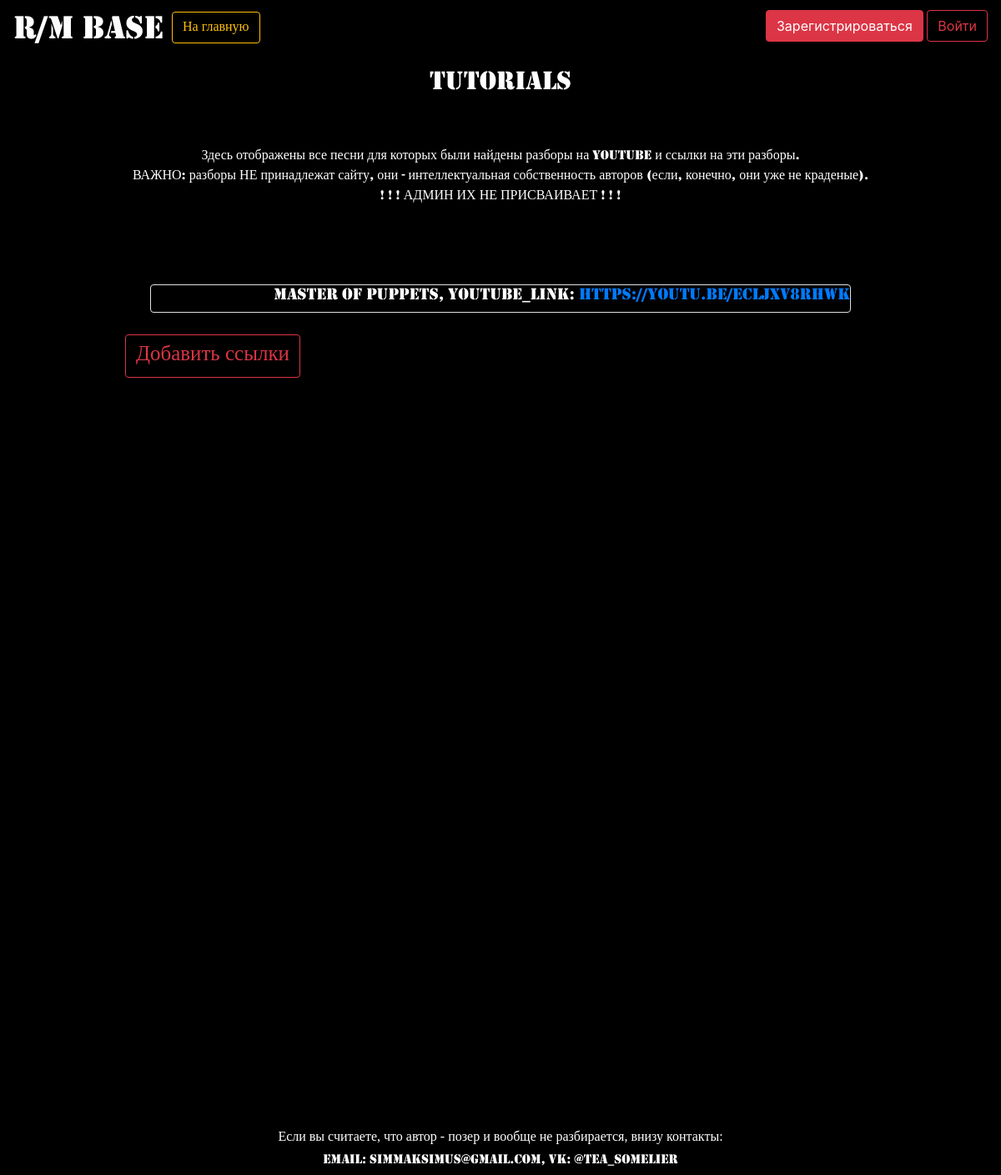
The app's page /tutorials, older data.
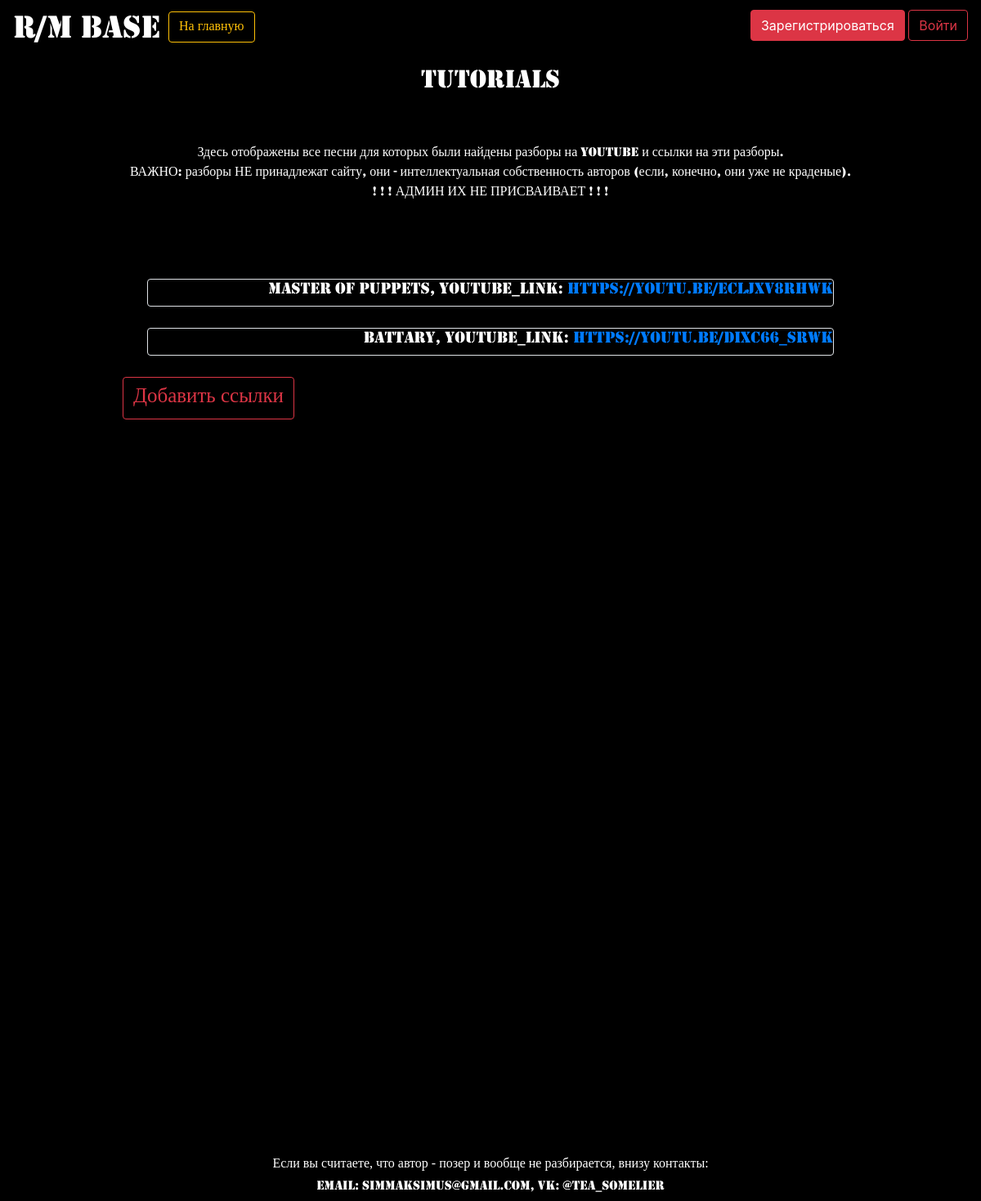
The same page, newer data.
### data/songs.py (models this page shows)
class Song(SqlAlchemyBase, SerializerMixin):
    __tablename__ = 'songs'
    id = sqlalchemy.Column(sqlalchemy.Integer,
                           primary_key=True, autoincrement=True)
    name = sqlalchemy.Column(sqlalchemy.String, nullable=True)
    album_id = sqlalchemy.Column(sqlalchemy.Integer,
                                 sqlalchemy.ForeignKey("albums.id"))
    tutor = sqlalchemy.Column(sqlalchemy.String, default="None")
    album = orm.relationship('Album')

### main.py (the view)
@app.route("/tutorials")
@app.route("/tutorials/<add_tutors>", methods=['GET', 'POST'])
def tutor_list(add_tutors=False):
    db_sess = db_session.create_session()
    if add_tutors and current_user.is_authenticated:
        if current_user.is_admin:
            form = TutorsForm()
            if form.is_submitted():
                res = db_sess.query(Song).all()
                for i in range(len(res)):
                    res[i].tutor = form.songs.entries[i].form.url.data
                    db_sess.commit()
                return redirect('/tutorials')
            else:
                sungs = [s for s in db_sess.query(Song).all()]
                for i in range(len(sungs)):
                    form.songs.append_entry()
                    form.songs.entries[i].form.name = sungs[i].name
                    form.songs.entries[i].form.url.data = sungs[i].tutor
            return render_template("tutorials.html", form=form)
    else:
        authors = [song for song in db_sess.query(Song).filter(Song.tutor != 'None')]
        return render_template("tutorials.html", songs=authors)

### data/db_session.py (called while the page is built)
def create_session() -> Session:
    global __factory
    return __factory()

### templates/tutorials.html (shortened to what this page needs)
{% extends "base.html" %}
{% block content %}
<link rel="stylesheet" type="text/css" href="/static/css/style.css" />
<h2 style="text-align: center;"><span style="font-family: METAL;">Tutorials</span></h2><br>
<br>
{% if form and current_user.is_admin %}
<form enctype="multipart/form-data" action="" method="post" style="text-align: right; padding-left: 100px; padding-right: 100px; font-family: METAL;">
    <p>{{ form.submit(type="submit", class="btn btn-outline-danger") }}</p>
        <div>{{ message }}</div>
    {{ form.hidden_tag() }}
    {% for song in form.songs %}
    <h4>{{ song.form.name.label }} {{ song.form.name }} --- {{ song.form.url.label }} {{ song.form.url }}</h4><br>
    {% endfor %}
    <p>{{ form.submit(type="submit", class="btn btn-outline-danger") }}</p>
        <div>{{ message }}</div>
</form>
{% else %}
<body><span style="font-family: METAL; both">
    <p style="text-align: center;">Здесь отображены все песни для которых были найдены разборы на YouTube и ссылки на эти разборы.<br>
        ВАЖНО: разборы НЕ принадлежат сайту, они - интеллектуальная собственность авторов (если, конечно, они уже не краденые).<br>
        ! ! ! АДМИН ИХ НЕ ПРИСВАИВАЕТ ! ! !</p>
    <br><br><br>
    {% for item in songs %}
    <div class="col-md6 border rounded both">
        <h5>{{item.name}}, youtube_link: <a href="{{item.tutor}}">{{item.tutor}}</a> </h5>
    </div>
    <br>
    {% endfor %}
    <a class="btn btn-outline-danger rightbutton" href="/tutorials/add_tutors">Добавить ссылки</a>
</span>
</body>
{% endif %}
{% endblock %}

### templates/base.html (shortened to what this page needs)
<!DOCTYPE html>
<html lang="en">
<head>
    <link rel="stylesheet" type="text/css" href="/static/css/style.css" />
    <link rel="stylesheet"
          href="https://stackpath.bootstrapcdn.com/bootstrap/4.4.1/css/bootstrap.min.css"
>
</head>
<body style="color: white; background-color: black;" alink="#cc0000" link="#990000" vlink="#ff6600">
<div style="text-align: right;">
    <header>
    <nav class="navbar navbar-black bg-black">
        <h1 style="text-align: center;"><span style="font-family: METAL;">R/M Base    <a class="btn btn-outline-warning" href="/">На главную</a></span></h1>
        {% if current_user.is_authenticated %}
        <a class="navbar-text" style="color: red; font-size: 15px;">{{ current_user.error[-1] }}</a>
        <a class="navbar-brand" href="/logout" style="color:#ff0000">{{ current_user.name }}</a>
        {% else %}
        <p style="text-align: right;">
        <a class="btn btn-danger" href="/register">Зарегистрироваться</a>
        <a class="btn btn-outline-danger" href="/login">Войти</a>
        </p>
        {% endif %}
    </nav>
    </header>
</div>
<div style="text-align: right;">
    {% block content %}{% endblock %}
</div>
</body>
<h6 style="text-align: center;" class="bottomtext"><span style="font-family: Times New Roman;">Если вы считаете, что автор - позер и вообще не разбирается, внизу контакты:</span></h6>
<h6 style="text-align: center;"><span style="font-family: METAL;">email: simmaksimus@gmail.com, VK: @tea_somelier</span></h6>
</html>

### templates/base.html (style rules this page uses)
.bottomtext { margin-top:75%; }

### templates/tutorials.html (style rules this page uses)
.both { margin-left:15%; margin-right:15%; }
.rightbutton { margin-right:70%; font-size:25px; }

Row changes from the older to the newer data that the page shows:
now on this page (row edited): Song: name "Battary", tutor "https://youtu.be/DiXc66_sRWk"
